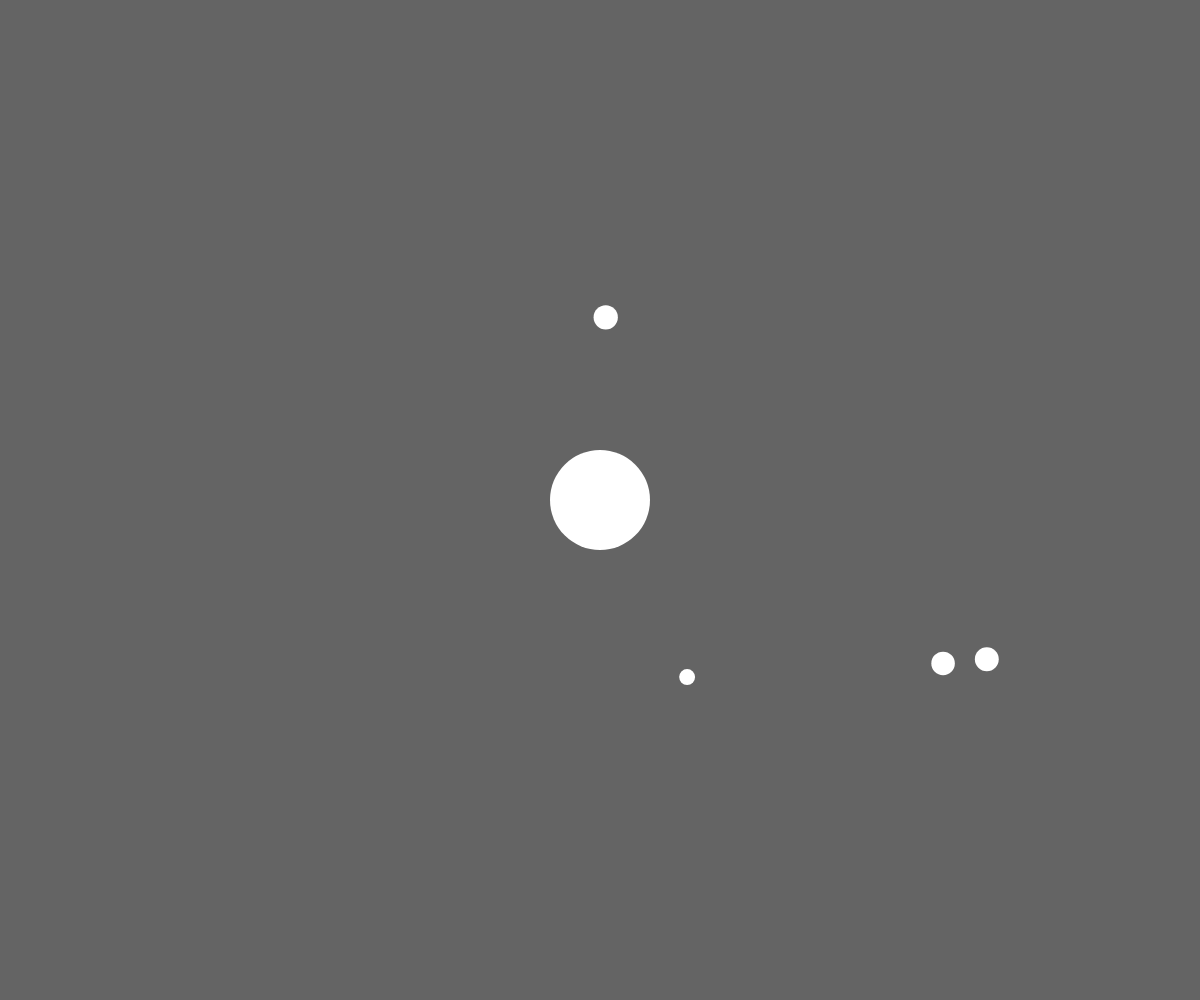
Frame 1 (no input)
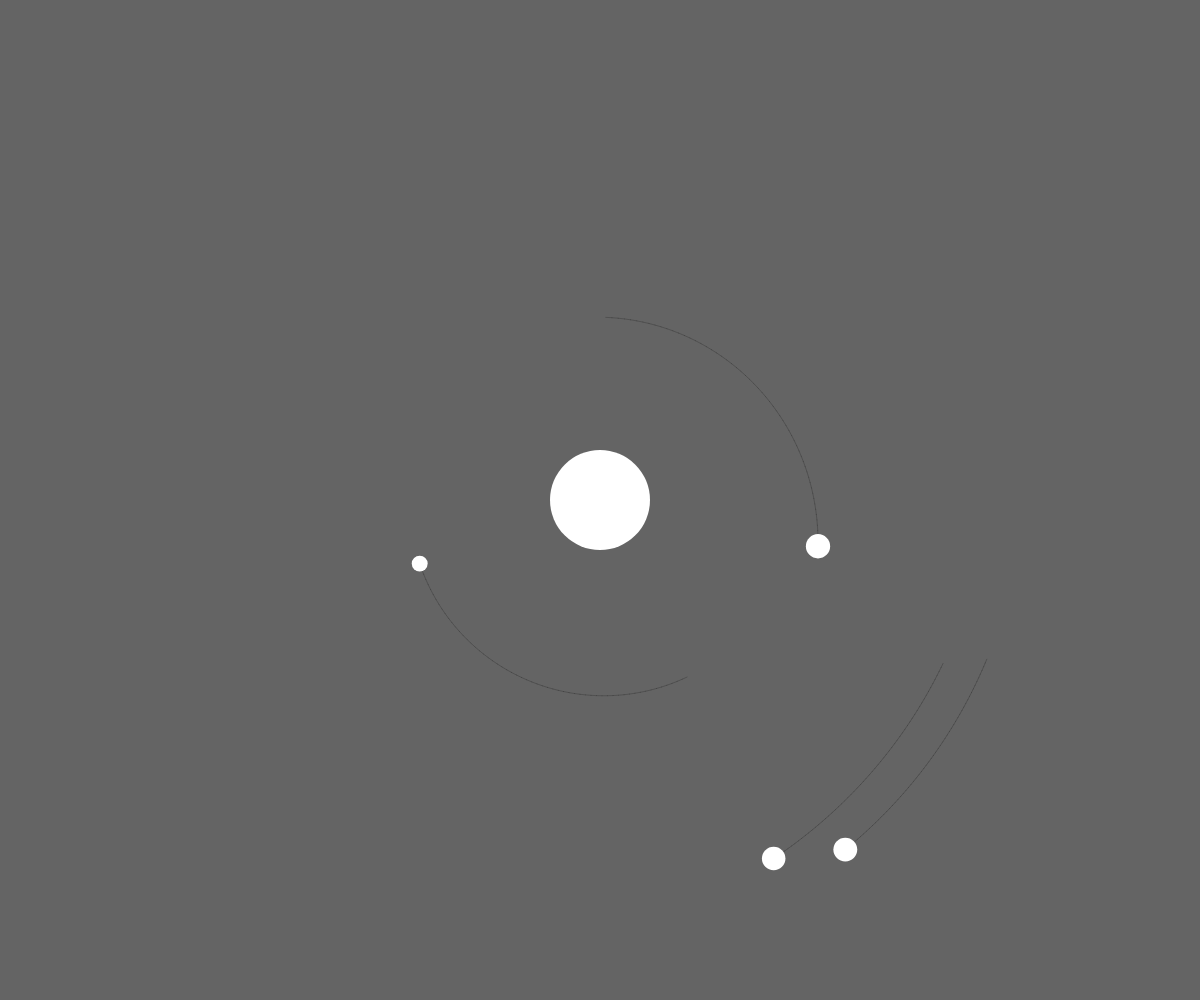
Frame 60 (no input)
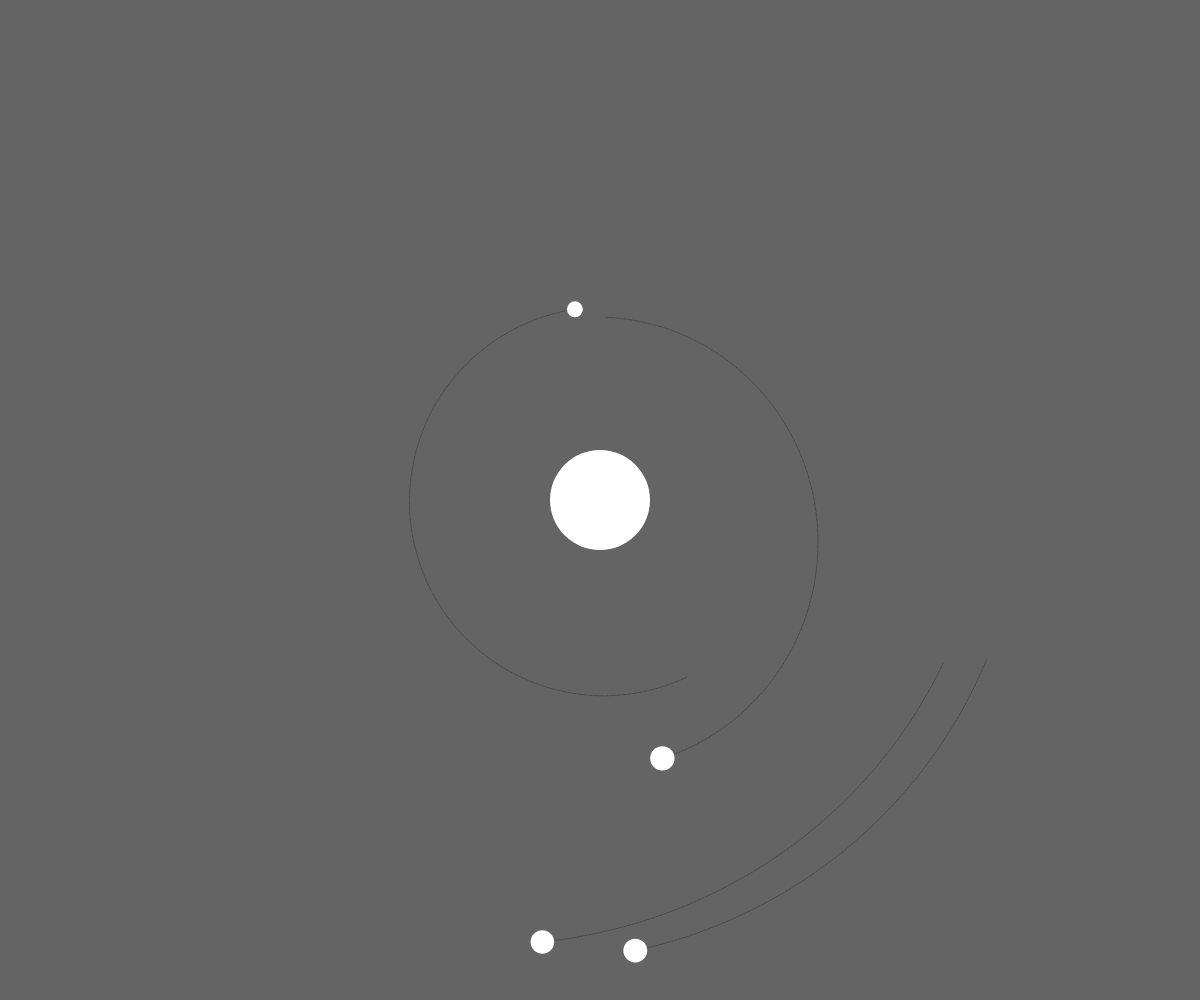
Frame 120 (the mouse pressed at the canvas centre since frame 60)

The p5.js sketch that drew these frames (run headless with seeded random() and noise() and a simulated clock; from frame 60 on, the mouse is pressed at the canvas centre):

// p5.js sketch
// ── sketch.js
let planets = []
let sun
let numPlanets = 4
let G = 120
let destabilise = 0.15

function setup() {
  createCanvas(windowWidth,windowHeight)
  sun = new Body(50,createVector(0,0),createVector(0,0))

    // Initialise the planets
  for (let i = 0; i < numPlanets; i++) {
    let mass = random(5, 15)
    let radius = random(sun.d, min(windowWidth/2,windowHeight/2))
    let angle = random(0, TWO_PI)
    let planetPos = createVector(radius * cos(angle), radius * sin(angle))

    // Find direction of orbit and set velocity
    let planetVel = planetPos.copy()
    if (random(1) < 0.1) planetVel.rotate(-HALF_PI)
    else planetVel.rotate(HALF_PI)  // Direction of orbit
    planetVel.normalize()
    planetVel.mult( sqrt((G * sun.mass)/(radius)) ) // Circular orbit velocity
    planetVel.mult( random( 1-destabilise, 1+destabilise) ) // create elliptical orbit

    planets.push( new Body(mass, planetPos, planetVel) )
  }
}

function draw() {
  background(100)
  translate(width/2, height/2)
  for (let i = numPlanets-1; i >= 0; i--) {
    sun.attract(planets[i])
    planets[i].move()
    planets[i].show()
  }
  sun.show()
}


function Body(_mass, _pos, _vel){
  this.mass = _mass
  this.pos = _pos
  this.vel = _vel
  this.d = this.mass*2
  this.thetaInit = 0
  this.path = []
  this.pathLen = Infinity

  this.show = function() {
    stroke(0,50)
    for (let i = 0; i < this.path.length-2; i++) {
      line(this.path[i].x, this.path[i].y, this.path[i+1].x, this.path[i+1].y,)
    }
    fill(255); noStroke()
    ellipse(this.pos.x, this.pos.y, this.d, this.d)
  }


  this.move = function() {
    this.pos.x += this.vel.x
    this.pos.y += this.vel.y
    this.path.push(createVector(this.pos.x,this.pos.y))
    if (this.path.length > 200) this.path.splice(0,1)
  }

  this.applyForce = function(f) {
    this.vel.x += f.x / this.mass
    this.vel.y += f.y / this.mass
  }

  this.attract = function(child) {
    let r = dist(this.pos.x, this.pos.y, child.pos.x, child.pos.y)
    let f = (this.pos.copy()).sub(child.pos)
    f.setMag( (G * this.mass * child.mass)/(r * r) )
    child.applyForce(f)
  }

}
